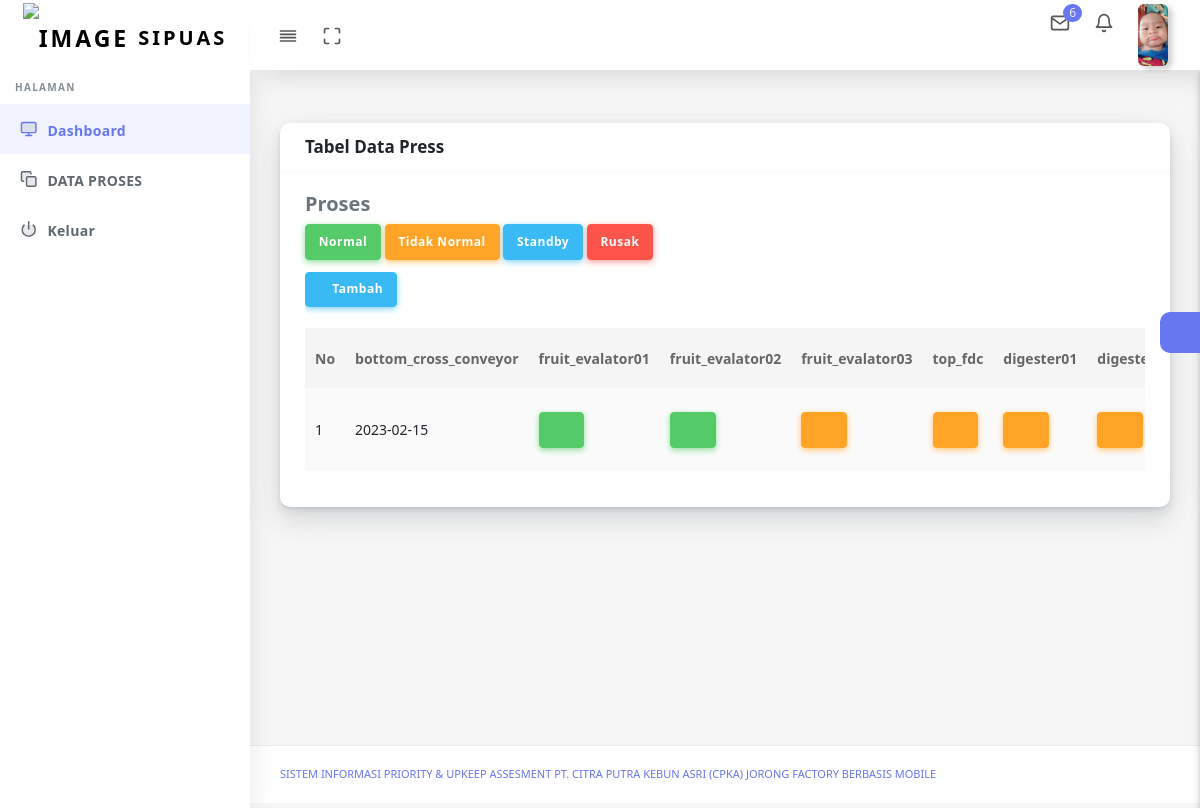
The app's page /press.php (signed in) with its own data.
### tables this page shows
CREATE TABLE `user` (
  `id_user` int(11) NOT NULL,
  `nama` text NOT NULL,
  `username` varchar(100) NOT NULL,
  `password` varchar(100) NOT NULL,
  `level` enum('Manager','Administrator','Admin_LAB','Admin_Proses','Admin_Maintenance','Admin_K3','Operator_Lab','Operator_Proses','Operator_Maintenaance','Operator_K3','Admin_Har','Superadmin') NOT NULL,
  `status` text NOT NULL,
  `foto` text NOT NULL,
  `id_pegawai` int(11) NOT NULL
);

CREATE TABLE `press` (
  `id_press` int(11) NOT NULL,
  `bottom_cross_conveyor` varchar(50) NOT NULL,
  `fruit_evalator01` varchar(50) NOT NULL,
  `fruit_evalator02` varchar(50) NOT NULL,
  `fruit_evalator03` varchar(50) NOT NULL,
  `top_fdc` varchar(50) NOT NULL,
  `digester01` varchar(50) NOT NULL,
  `digester02` varchar(50) NOT NULL,
  `digester03` varchar(50) NOT NULL,
  `digester04` varchar(50) NOT NULL,
  `digester05` varchar(50) NOT NULL,
  `press01` varchar(50) NOT NULL,
  `press02` varchar(50) NOT NULL,
  `press03` varchar(50) NOT NULL,
  `press04` varchar(50) NOT NULL,
  `press05` varchar(50) NOT NULL,
  `sand_trap_tank` varchar(50) NOT NULL,
  `screen_waste_conveyor01` varchar(50) NOT NULL,
  `screen_waste_conveyor02` varchar(50) NOT NULL,
  `keterangan` text NOT NULL,
  `tanggal` date NOT NULL
);

### press.php (the view, shortened to what the rows shown need)
<!DOCTYPE html>
<html lang="en">
<head>
    <link rel="stylesheet" href="assets/css/app.min.css">
    <link rel="stylesheet" href="assets/bundles/datatables/datatables.min.css">
    <link rel="stylesheet" href="assets/bundles/datatables/DataTables-1.10.16/css/dataTables.bootstrap4.min.css">
    <link rel="stylesheet" href="assets/bundles/bootstrap-daterangepicker/daterangepicker.css">
    <link rel="stylesheet" href="assets/bundles/bootstrap-colorpicker/dist/css/bootstrap-colorpicker.min.css">
    <link rel="stylesheet" href="assets/bundles/select2/dist/css/select2.min.css">
    <link rel="stylesheet" href="assets/bundles/jquery-selectric/selectric.css">
    <link rel="stylesheet" href="assets/bundles/bootstrap-timepicker/css/bootstrap-timepicker.min.css">
    <link rel="stylesheet" href="assets/bundles/bootstrap-tagsinput/dist/bootstrap-tagsinput.css">
    <link rel="stylesheet" href="assets/css/style.css">
    <link rel="stylesheet" href="assets/css/components.css">
    <link rel="stylesheet" href="assets/css/custom.css">
</head>
<body>
    <div id="app">
        <div class="main-wrapper main-wrapper-1">
            <?php include ('proses/menu/menu_admin_proses.php')?>
            <div class="main-content">
                <section class="section">
                    <div class="section-body">
                        <div class="row">
                            <div class="col-12">
                                <div class="card">
                                    <div class="card-body">
                                        <div class="table-responsive">
                                                <br><br>
                                            <table class="table table-striped table-hover" id="save-stage"
                                                style="width:100%;">
                                                <thead>
                                                    <tr>
                                                        <th>No</th>
                                                        <th>bottom_cross_conveyor</th>
                                                        <th>fruit_evalator01</th>
                                                        <th>fruit_evalator02</th>
                                                        <th>fruit_evalator03</th>
                                                        <th>top_fdc</th>
                                                        <th>digester01</th>
                                                        <th>digester02</th>
                                                    </tr>
                                                </thead>
                                                <?php
                          $query = mysql_query("SELECT * FROM press ORDER BY tanggal ASC");
                          $no = 1;
                          while ($data = mysql_fetch_assoc($query)) {?>
                                                <tbody>
                                                    <tr>
                                                        <td> <?php echo $no++ ?></td>
                                                        <td> <?php echo $data['tanggal']; ?></td>
                                                        <?php if($data['bottom_cross_conveyor'] == "Normal"){ ?>
                                                        <td><button type="button"
                                                                class="btn btn-icon btn-success">&nbsp;&nbsp;&nbsp;&nbsp;&nbsp;</button>
                                                        </td>
                                                        <?php }elseif($data['bottom_cross_conveyor'] == "Tidak Normal"){ ?>
                                                        <td> <button type="button"
                                                                class="btn btn-icon btn-warning">&nbsp;&nbsp;&nbsp;&nbsp;&nbsp;</button>
                                                        </td>
                                                        <?php }elseif($data['bottom_cross_conveyor'] == "Standby"){ ?>
                                                        <td> <button type="button"
                                                                class="btn btn-icon btn-info">&nbsp;&nbsp;&nbsp;&nbsp;&nbsp;</button>
                                                        </td>
                                                        <?php }elseif($data['bottom_cross_conveyor'] == "Rusak"){ ?>
                                                        <td> <button type="button"
                                                                class="btn btn-icon btn-danger">&nbsp;&nbsp;&nbsp;&nbsp;&nbsp;</button>
                                                        </td>
                                                        <?php } ?>
                                                        <?php if($data['fruit_evalator01'] == "Normal"){ ?>
                                                        <td><button type="button"
                                                                class="btn btn-icon btn-success">&nbsp;&nbsp;&nbsp;&nbsp;&nbsp;</button>
                                                        </td>
                                                        <?php }elseif($data['fruit_evalator01'] == "Tidak Normal"){ ?>
                                                        <td> <button type="button"
                                                                class="btn btn-icon btn-warning">&nbsp;&nbsp;&nbsp;&nbsp;&nbsp;</button>
                                                        </td>
                                                        <?php }elseif($data['fruit_evalator01'] == "Standby"){ ?>
                                                        <td> <button type="button"
                                                                class="btn btn-icon btn-info">&nbsp;&nbsp;&nbsp;&nbsp;&nbsp;</button>
                                                        </td>
                                                        <?php }elseif($data['fruit_evalator01'] == "Rusak"){ ?>
                                                        <td> <button type="button"
                                                                class="btn btn-icon btn-danger">&nbsp;&nbsp;&nbsp;&nbsp;&nbsp;</button>
                                                        </td>
                                                        <?php } ?>
                                                        <?php if($data['fruit_evalator02'] == "Normal"){ ?>
                                                        <td><button type="button"
                                                                class="btn btn-icon btn-success">&nbsp;&nbsp;&nbsp;&nbsp;&nbsp;</button>
                                                        </td>
                                                        <?php }elseif($data['fruit_evalator02'] == "Tidak Normal"){ ?>
                                                        <td> <button type="button"
                                                                class="btn btn-icon btn-warning">&nbsp;&nbsp;&nbsp;&nbsp;&nbsp;</button>
                                                        </td>
                                                        <?php }elseif($data['fruit_evalator02'] == "Standby"){ ?>
                                                        <td> <button type="button"
                                                                class="btn btn-icon btn-info">&nbsp;&nbsp;&nbsp;&nbsp;&nbsp;</button>
                                                        </td>
                                                        <?php }elseif($data['fruit_evalator02'] == "Rusak"){ ?>
                                                        <td> <button type="button"
                                                                class="btn btn-icon btn-danger">&nbsp;&nbsp;&nbsp;&nbsp;&nbsp;</button>
                                                        </td>
                                                        <?php } ?>
                                                        <?php if($data['fruit_evalator03'] == "Normal"){ ?>
                                                        <td><button type="button"
                                                                class="btn btn-icon btn-success">&nbsp;&nbsp;&nbsp;&nbsp;&nbsp;</button>
                                                        </td>
                                                        <?php }elseif($data['fruit_evalator03'] == "Tidak Normal"){ ?>
                                                        <td> <button type="button"
                                                                class="btn btn-icon btn-warning">&nbsp;&nbsp;&nbsp;&nbsp;&nbsp;</button>
                                                        </td>
                                                        <?php }elseif($data['fruit_evalator03'] == "Standby"){ ?>
                                                        <td> <button type="button"
                                                                class="btn btn-icon btn-info">&nbsp;&nbsp;&nbsp;&nbsp;&nbsp;</button>
                                                        </td>
                                                        <?php }elseif($data['fruit_evalator03'] == "Rusak"){ ?>
                                                        <td> <button type="button"
                                                                class="btn btn-icon btn-danger">&nbsp;&nbsp;&nbsp;&nbsp;&nbsp;</button>
                                                        </td>
                                                        <?php } ?>
                                                        <?php if($data['top_fdc'] == "Normal"){ ?>
                                                        <td><button type="button"
                                                                class="btn btn-icon btn-success">&nbsp;&nbsp;&nbsp;&nbsp;&nbsp;</button>
                                                        </td>
                                                        <?php }elseif($data['top_fdc'] == "Tidak Normal"){ ?>
                                                        <td> <button type="button"
                                                                class="btn btn-icon btn-warning">&nbsp;&nbsp;&nbsp;&nbsp;&nbsp;</button>
                                                        </td>
                                                        <?php }elseif($data['top_fdc'] == "Standby"){ ?>
                                                        <td> <button type="button"
                                                                class="btn btn-icon btn-info">&nbsp;&nbsp;&nbsp;&nbsp;&nbsp;</button>
                                                        </td>
                                                        <?php }elseif($data['top_fdc'] == "Rusak"){ ?>
                                                        <td> <button type="button"
                                                                class="btn btn-icon btn-danger">&nbsp;&nbsp;&nbsp;&nbsp;&nbsp;</button>
                                                        </td>
                                                        <?php } ?>
                                                        <?php if($data['digester01'] == "Normal"){ ?>
                                                        <td><button type="button"
                                                                class="btn btn-icon btn-success">&nbsp;&nbsp;&nbsp;&nbsp;&nbsp;</button>
                                                        </td>
                                                        <?php }elseif($data['digester01'] == "Tidak Normal"){ ?>
                                                        <td> <button type="button"
                                                                class="btn btn-icon btn-warning">&nbsp;&nbsp;&nbsp;&nbsp;&nbsp;</button>
                                                        </td>
                                                        <?php }elseif($data['digester01'] == "Standby"){ ?>
                                                        <td> <button type="button"
                                                                class="btn btn-icon btn-info">&nbsp;&nbsp;&nbsp;&nbsp;&nbsp;</button>
                                                        </td>
                                                        <?php }elseif($data['digester01'] == "Rusak"){ ?>
                                                        <td> <button type="button"
                                                                class="btn btn-icon btn-danger">&nbsp;&nbsp;&nbsp;&nbsp;&nbsp;</button>
                                                        </td>
                                                        <?php } ?>
                                                    </tr>
                                                </tbody>
                                                <?php  } ?>
                                            </table>
                                        </div>
                                    </div>
                                </div>
                            </div>
                        </div>
                    </div>
                </section>
            </div>
        </div>
    </div>
</body>
</html>

### proses/menu/menu_admin_proses.php (shortened to what the rows shown need)
<nav class="navbar navbar-expand-lg main-navbar sticky">
        <ul class="navbar-nav navbar-right">
          <li class="dropdown"><a href="#" data-toggle="dropdown"
              class="nav-link dropdown-toggle nav-link-lg nav-link-user">
			  <?php
                                    $id_user=$_SESSION['id_user'];
                                    $query_mysql = mysql_query("SELECT * FROM user WHERE id_user='$id_user'")or die(mysql_error());
                                    while($data = mysql_fetch_array($query_mysql)){
                                        ?>
			  <img alt="image" src="foto/<?php echo $data['foto']?>"
			  <?php } ?>
                class="user-img-radious-style"> <span class="d-sm-none d-lg-inline-block"></span></a>
          </li>
        </ul>
      </nav>

### records on screen
user: foto (picture)
press: tanggal "2023-02-15", bottom_cross_conveyor "Normal" (drawn), fruit_evalator01 "Normal" (drawn), fruit_evalator02 "Tidak Normal" (drawn), fruit_evalator03 "Tidak Normal" (drawn), top_fdc "Tidak Normal" (drawn), digester01 "Tidak Normal" (drawn)
